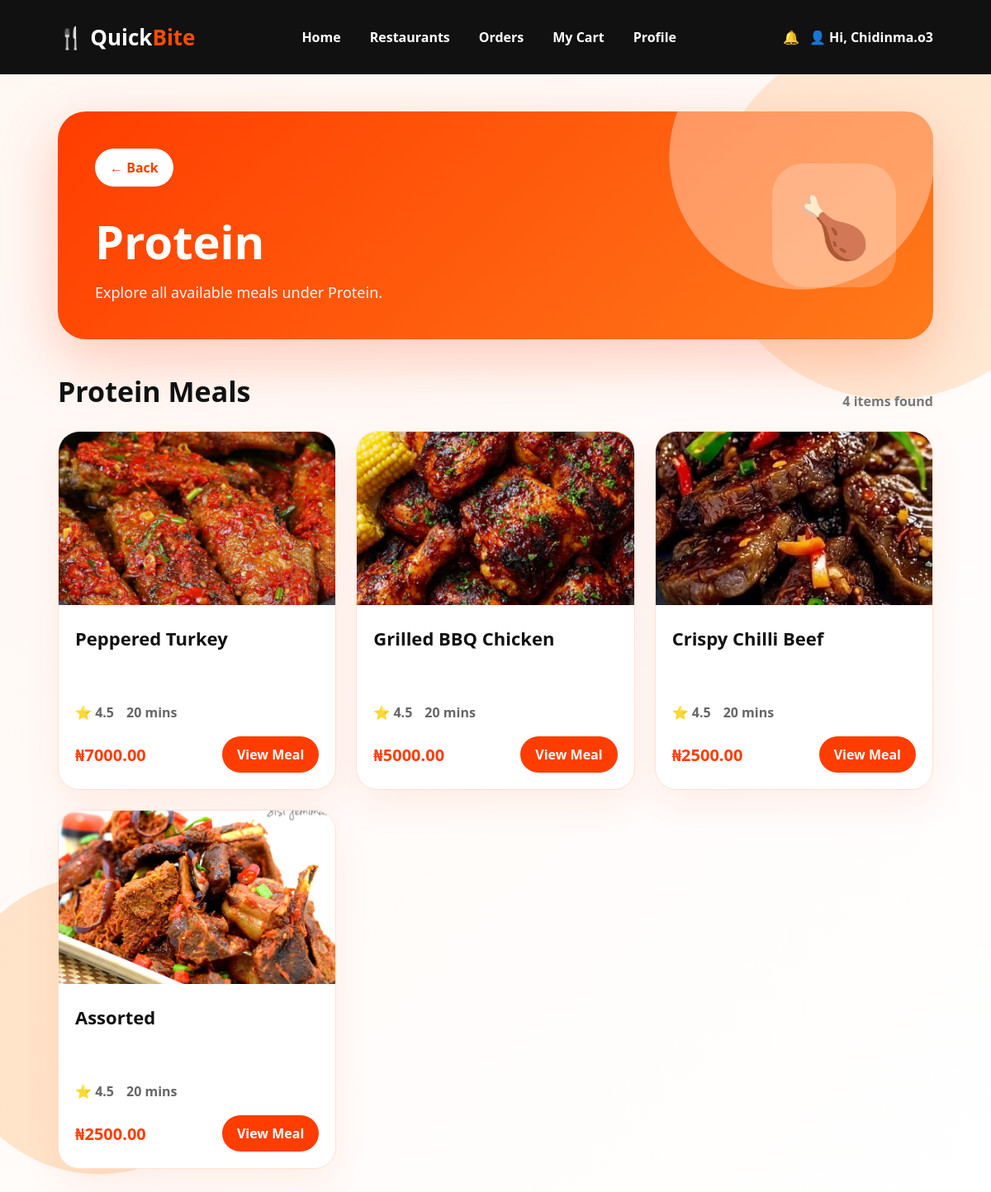
Screenshot of /customer/category/3/ (signed in) with the database file from the repository.
### accounts/models.py (models this page shows, shortened)
class CustomUser(AbstractUser):
    ROLE_CHOICES = [
        ('customer', 'Customer'),
        ('owner', 'Restaurant Owner'),
        ('admin', 'Admin'),
    ]
    role = models.CharField(max_length=20, choices=ROLE_CHOICES, default='customer')
    phone = models.CharField(max_length=20, blank=True)
    address = models.TextField(blank=True)

### restaurant/models.py (models this page shows, shortened)
class Category(models.Model):
    name = models.CharField(max_length=100)

class Dish(models.Model):
    name = models.CharField(max_length=100)
    price = models.DecimalField(max_digits=10, decimal_places=2)
    image = models.ImageField(upload_to='dishes/', blank=True, null=True)
    category = models.ForeignKey(
        Category,
        on_delete=models.SET_NULL,
        null=True,
        blank=True
    )
    restaurant = models.ForeignKey(
        Restaurant,
        on_delete=models.CASCADE,
        null=True,
        blank=True
    )

### customer/views.py (the view)
# urls.py: path("category/<int:category_id>/", views.category_dishes, name="category_dishes"),
@login_required
def category_dishes(request, category_id):
    category = get_object_or_404(Category, id=category_id)
    dishes = Dish.objects.filter(category=category)
    return render(request, "customer/category_dishes.html", {
        "category": category,
        "dishes": dishes,
    })

### templates/customer/category_dishes.html (shortened to what this page needs)
{% load static %}
<!doctype html>
<html>
<head>
  <link rel="stylesheet" href="{% static 'css/customer.css' %}?v=130">
  <link rel="stylesheet" href="{% static 'css/category.css' %}?v=3">
</head>
<body class="category-body">
<nav class="top-nav">
  <div class="logo">🍴 <span>Quick</span>Bite</div>
  <div class="nav-links">
    <a href="{% url 'customer_dashboard' %}">Home</a>
    <a href="#">Restaurants</a>
    <a href="{% url 'my_orders' %}">Orders</a>
    <a href="{% url 'cart' %}">My Cart</a>
    <a href="{% url 'profile' %}">Profile</a>
  </div>
  <div class="nav-user">
    <span>🔔</span>
    <span>👤 Hi, {{ user.username }}</span>
  </div>
</nav>
<main class="category-page">
  <section class="category-hero">
    <div>
      <a href="{% url 'customer_dashboard' %}" class="back-btn">← Back</a>
      <h1>{{ category.name }}</h1>
      <p>Explore all available meals under {{ category.name }}.</p>
    </div>
    <div class="category-icon-big">
      {% if category.name == "Rice" %}
        🍚
      {% elif category.name == "Pasta" %}
        🍝
      {% elif category.name == "Protein" %}
        🍗
      {% elif category.name == "Pastries" %}
        🥐
      {% elif category.name == "Drinks" %}
        🥤
      {% else %}
        🍽️
      {% endif %}
    </div>
  </section>
  <section class="category-food-section">
    <div class="section-title">
      <h2>{{ category.name }} Meals</h2>
      <p>{{ dishes.count }} item{{ dishes.count|pluralize }} found</p>
    </div>
    {% if dishes %}
    <div class="category-food-grid">
      {% for dish in dishes %}
      <div class="category-food-card">
        {% if dish.image %}
          <img src="{{ dish.image.url }}" alt="{{ dish.name }}">
        {% else %}
          <div class="food-placeholder">🍽️</div>
        {% endif %}
        <div class="food-info">
          <h3>{{ dish.name }}</h3>
          <p>{{ dish.description|truncatewords:12 }}</p>
          <div class="food-meta">
            <span>⭐ 4.5</span>
            <span>20 mins</span>
          </div>
          <div class="food-bottom">
            <strong>₦{{ dish.price }}</strong>
            <a href="{% url 'dish_detail' dish.id %}" class="view-btn">View Meal</a>
          </div>
        </div>
      </div>
      {% endfor %}
    </div>
    {% endif %}
  </section>
</main>
</body>
</html>

### static/css/customer.css (style rules this page uses)
* { margin: 0; padding: 0; box-sizing: border-box; }
body { font-family: "Segoe UI", sans-serif; background: linear-gradient(135deg, #fff5ee, #ffe3d3); color: #111; }
.top-nav { height: 90px; padding: 0 70px; background: #111; display: flex; align-items: center; justify-content: space-between; position: sticky; top: 0; z-index: 100; }
.logo { font-size: 26px; font-weight: 900; color: #ff4d00; }
.logo span { color: white; }
.nav-links { display: flex; gap: 35px; }
.nav-links a { color: white; text-decoration: none; font-weight: 800; position: relative; }
.nav-user { color: white; font-weight: 800; display: flex; gap: 12px; }

### static/css/category.css (style rules this page uses)
.category-body { min-height: 100vh; background: radial-gradient(circle at 10% 85%, rgba(255, 184, 112, 0.35) 0 180px, transparent 181px), radial-gradient(circle at 90% 18%, rgba(255, 184, 112, 0.28) 0 220px, transparent 221px), linear-gradient(135deg, #fff7f2, #ffffff); }
.category-page { padding: 45px 70px; }
.category-hero { max-width: 1250px; margin: 0 auto 40px; min-height: 260px; border-radius: 34px; padding: 45px; background: radial-gradient(circle at 85% 20%, rgba(255,255,255,0.35) 0 160px, transparent 161px), linear-gradient(135deg, #ff3d00, #ff7a1a); color: white; display: flex; align-items: center; justify-content: space-between; box-shadow: 0 25px 70px rgba(255, 61, 0, 0.25); }
.back-btn { display: inline-block; background: white; color: #ff3d00; padding: 12px 18px; border-radius: 999px; text-decoration: none; font-weight: 900; margin-bottom: 28px; }
.category-hero h1 { font-size: 56px; margin-bottom: 12px; }
.category-hero p { font-size: 18px; opacity: 0.95; }
.category-icon-big { width: 150px; height: 150px; border-radius: 38px; background: rgba(255,255,255,0.22); display: grid; place-items: center; font-size: 72px; }
.category-food-section { max-width: 1250px; margin: auto; }
.section-title { display: flex; justify-content: space-between; align-items: end; margin-bottom: 25px; }
.section-title h2 { font-size: 34px; }
.section-title p { color: #777; font-weight: 700; }
.category-food-grid { display: grid; grid-template-columns: repeat(3, 1fr); gap: 24px; }
.category-food-card { background: white; border-radius: 26px; overflow: hidden; border: 1px solid #ffe0d2; box-shadow: 0 18px 45px rgba(255, 61, 0, 0.08); transition: 0.25s ease; }
.category-food-card img, .food-placeholder { width: 100%; height: 210px; object-fit: cover; }
.food-info { padding: 20px; }
.food-info h3 { font-size: 22px; margin-bottom: 8px; }
.food-info p { color: #777; margin-bottom: 14px; min-height: 42px; }
.food-meta { display: flex; gap: 15px; color: #666; font-weight: 700; margin-bottom: 18px; }
.food-bottom { display: flex; justify-content: space-between; align-items: center; }
.food-bottom strong { color: #ff3d00; font-size: 20px; }
.view-btn { background: #ff3d00; color: white; text-decoration: none; padding: 11px 18px; border-radius: 999px; font-weight: 900; }
.category-page a, .category-page a:hover, .category-page a:visited, .category-page a:active { text-decoration: none !important; }

### rows the page displays
CustomUser: username "Chidinma.o3"
Category: name "Protein"
Dish: image (picture), name "Peppered Turkey", price "7000.00"
Dish: image (picture), name "Grilled BBQ Chicken", price "5000.00"
Dish: image (picture), name "Crispy Chilli Beef", price "2500.00"
Dish: image (picture), name "Assorted", price "2500.00"

### other values shown
{{ dishes.count }} "4"
